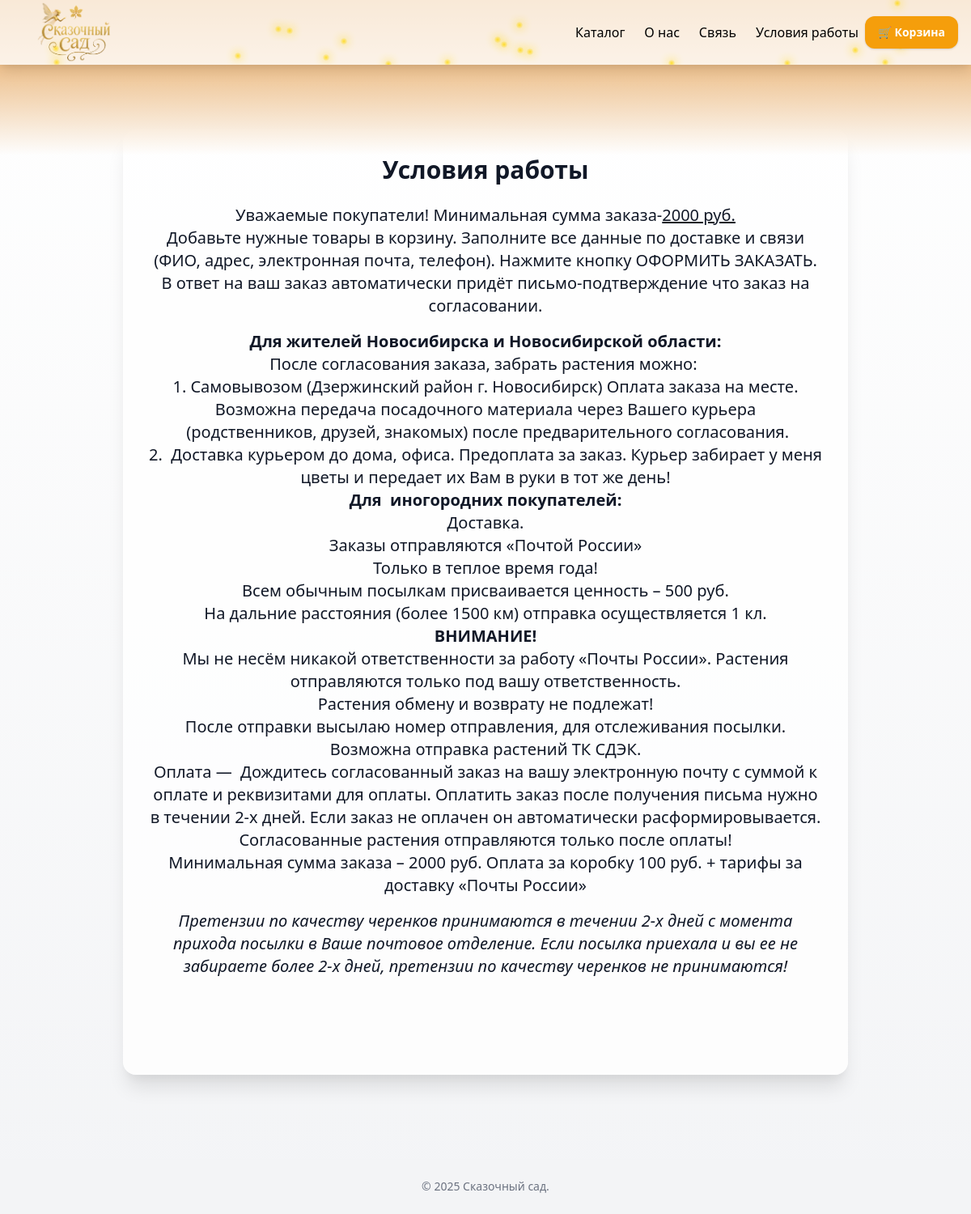
The app's page /personals/ with its own data.
### flowers/models.py (models this page shows, shortened)
class WorkCondition(models.Model):
    title = models.CharField(max_length=200, default="Условия работы", verbose_name="Заголовок")
    content = RichTextUploadingField(verbose_name="Текст условий работы")
    updated_at = models.DateTimeField(auto_now=True, verbose_name="Дата изменения")
    class Meta:
        verbose_name = "Условия работы"
        verbose_name_plural = "Условия работы"

### flowers/views.py (the view)
# urls.py: path('personals/', personals, name='personals'),
def personals(request):
    conditions = WorkCondition.objects.first()
    return render(request, "main/personals.html", {"conditions": conditions})

### main/templates/main/personals.html (shortened to what this page needs)
{% load static %}
<!DOCTYPE html>
<html lang="ru">
<head>
  <link href="https://cdn.jsdelivr.net/npm/tailwindcss@2.2.19/dist/tailwind.min.css" rel="stylesheet" />
</head>
<body class="bg-gradient-to-b from-white to-gray-100 text-gray-900 font-sans flex flex-col min-h-screen">
<header class="bg-white bg-opacity-80 h-20 shadow-lg sticky top-0 z-50 backdrop-blur-md">
  <div class="fireflies-container"></div>
  <div class="max-w-7xl mx-auto px-4 h-full flex items-center justify-between relative">
    <div class="absolute -top-2">
      <a href="{% url 'home' %}">
        <img src="{% static 'images/logo.png' %}" alt="Логотип" class="h-24 object-contain" />
      </a>
    </div>
    <nav class="hidden md:flex ml-auto items-center h-full space-x-4 md:space-x-6 text-base text-black">
      <a href="{% url 'catalog' %}" class="flex items-center h-full hover:text-yellow-600 transition">Каталог</a>
      <a href="{% url 'about' %}" class="flex items-center h-full hover:text-yellow-600 transition">О нас</a>
      <a href="{% url 'contacts' %}" class="flex items-center h-full hover:text-yellow-600 transition">Связь</a>
      <a href="{% url 'personals' %}" class="flex items-center h-full hover:text-yellow-600 transition">Условия работы</a>
    </nav>
    <div class="flex items-center ml-auto md:ml-0 space-x-2">
      <a href="{% url 'cart_view' %}" class="bg-yellow-500 hover:bg-yellow-600 text-white font-semibold text-sm px-3 md:px-4 rounded-xl shadow flex items-center h-10 transition-all duration-200">
        🛒 Корзина
      </a>
    </div>
  </div>
</header>
  <div class="absolute top-0 left-0 right-0 h-48 bg-gradient-to-b from-yellow-600 to-transparent opacity-80 z-10"></div>
  <main class="block flex-grow flex items-center justify-center px-4 pt-10 pb-16">
    <div class="bg-white bg-opacity-80 backdrop-blur-lg p-6 md:p-8 rounded-2xl shadow-xl w-full max-w-4xl mt-10 mb-10">
      <h1 class="text-2xl md:text-3xl font-bold text-center mb-6">{{ conditions.title }}</h1>
      <div class="space-y-4 text-center text-base md:text-xl prose">
        {{ conditions.content|safe }}
      </div>
    </div>
  </main>
  <footer class="bg-gray-100 py-6 text-center text-gray-500 text-sm">
    &copy; 2025 Сказочный сад.
  </footer>
</body>
</html>

### main/templates/main/personals.html (style rules this page uses)
.block { min-height: 100vh; display: flex; flex-direction: column; position: relative; }
.block::after { content: ""; min-height: 100vh; background: url(/static/images/photo_2025-07-31_21-01-57-redefine-realistic-4x.jpeg); background-size: cover; background-position: center; filter: brightness(90%); top: 0; left: 0; bottom: 0; right: 0; position: absolute; z-index: -1; border-radius: inherit; image-rendering: auto; mask-image: linear-gradient(to bottom, black 70%, transparent 100%); -webkit-mask-image: linear-gradient(to bottom, black 70%, transparent 100%); }
.fireflies-container { position: absolute; width: 100%; height: 100%; pointer-events: none; top: 0; left: 0; z-index: 0; overflow: hidden; }

### records on screen
WorkCondition: title "Условия работы", content "Уважаемые покупатели! Минимальная сумма заказа- 2000 руб. Добавьте нужные товары в корзину. Заполните все данные по доставке и связи (ФИО, адрес, электронная почта, телефон). Нажмите кнопку ОФОРМИТЬ ЗАКАЗАТЬ. В ответ на ваш заказ автоматически придёт письмо-подтверждение что заказ на согласовании. Для жителей Новосибирска и Новосибирской области: После согласования заказа, забрать растения можно: 1. Самовывозом (Дзержинский район г. Новосибирск) Оплата заказа на месте. Возможна передача посадочного материала через Вашего курьера (родственников, друзей, знакомых) после предварительного согласования. 2. Доставка курьером до дома, офиса. Предоплата за заказ. Курьер забирает у меня цветы и…"
